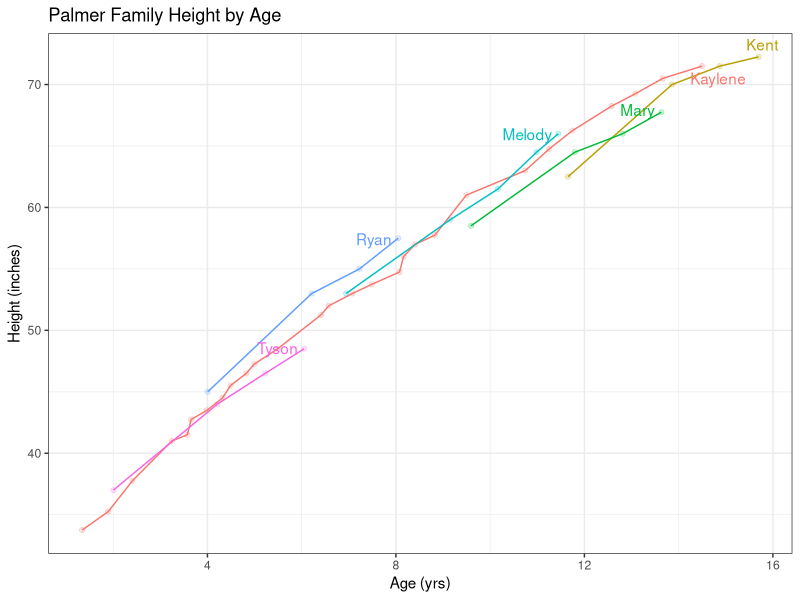

Write the R code that produced this figure. (Note: this script raises an error after producing the figure.)
library(tidyverse) 
library(dplyr)
library(lubridate)
library(ggrepel)
library(stringr)

df = read_csv("Palmer_family_height.csv")

heights = df %>% mutate(date=mdy(date)) %>%
  mutate(birthday = case_when(
    name == "Kaylene" ~ "1982-11-05",
    name == "Kent" ~ "2004-03-10",
    name == "Mary" ~ "2006-04-01",
    name == "Melody" ~ "2008-11-23",
    name == "Ryan" ~ "2011-10-31",
    name == "Tyson" ~ "2013-10-31"
  )) %>%
  mutate(birthday=ymd(birthday)) %>%
  mutate(age = date-birthday) %>%
  mutate(age_years = as.double.difftime(age)/365)

labelpos = heights %>% group_by(name) %>% summarise(age_years=max(age_years),height=max(height))

p1 = ggplot() + 
  geom_line(data=heights,aes(x=age_years,y=height,group=name,color=name)) +
  geom_point(data=heights,aes(x=age_years,y=height,group=name,color=name),alpha=0.2) +
  geom_text_repel(data=labelpos,aes(x=age_years,y=height,label=name,color=name),hjust=0) +
  guides(color=FALSE) +
  labs(y="Height (inches)",x="Age (yrs)",title="Palmer Family Height by Age") +
  theme_bw()


#Question 2: When do they tend to take these measurements?
df2 = df %>% mutate(date = mdy(date)) %>%
  mutate(month=month(date),day=day(date),yearday=yday(date))

yeardistr = df2 %>% group_by(yearday,name) %>% summarise(n=n())

yeardays = c()
for (i in (1:12)){
  date = mdy(str_c(i,"-1-19")) 
  yeardays = append(yearday,yday(date))
}

month_names = c("Jan","Feb","Mar","Apr", "May", "Jun", "July", 'Aug', "Sept", "Oct", "Nov", "Dec","dec")
month_titles = data.frame(yeardays,month_names) %>% head(12)


p2 = ggplot() +
  geom_col(data=yeardistr,aes(x=yearday,y=n)) +
  scale_x_continuous(breaks=yeardays) +
  scale_y_continuous(breaks=(0:3)*2,minor_breaks = (0:0)) +
  geom_text(data=month_titles,aes(x=yeardays,y=-.4,label=month_names)) +
  labs(title="Dates of measurement throughout the year",subtitle='Combined data, 1984-2019',x="",y="Counts") +
  theme_minimal()

#The Palmer family tends to measure heights around the turning of the month.

ggsave("Height-By-Age.png",plot=p1,device="png",width=7,height=5,units="in")
ggsave("Measurement-Timing.png",plot=p2,device="png",width=7,height=5,units="in")
